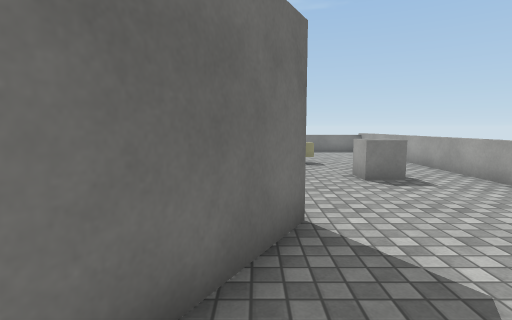
View 1 (above)

19 first-person views from a walk through a scene from a Unity 3-D project. The camera is 1.3 m above the floor, tilts 6° down and sees 80° across. The floor is counted in squares, 1 m on a side. Each view is taken from the middle of a square. On the plan, view 1 faces up. The plan holds only what a view shows up to about 14 squares ahead; the rest is blank. Surface patterns are stand-ins for the level's own textures.

View 2
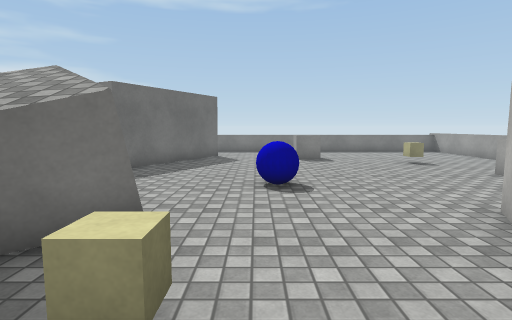

View 3
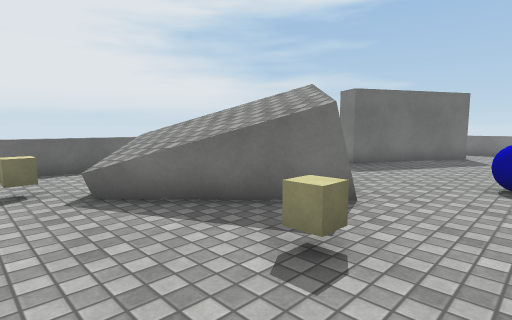

View 4
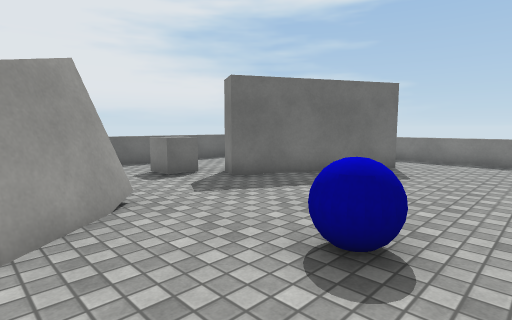

View 5
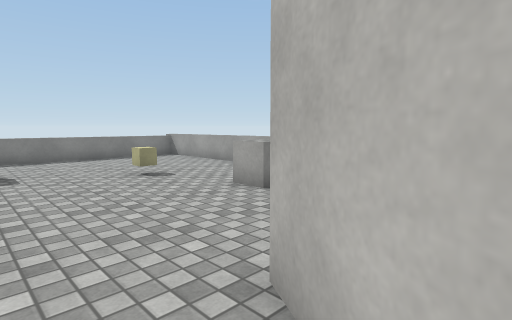

View 6
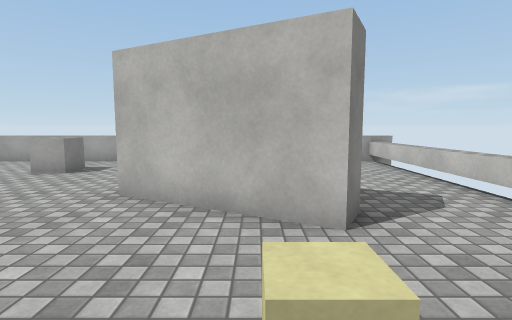

View 7
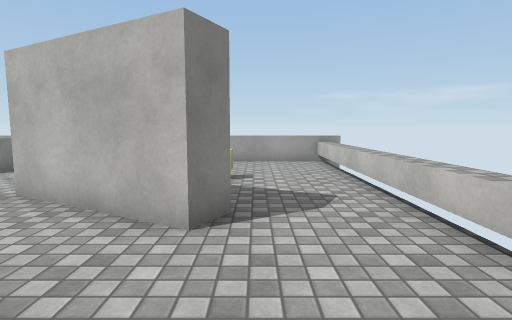

View 8
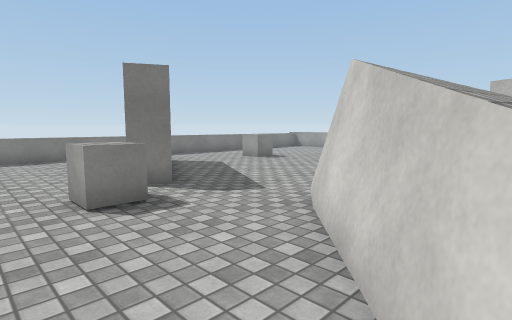

View 9
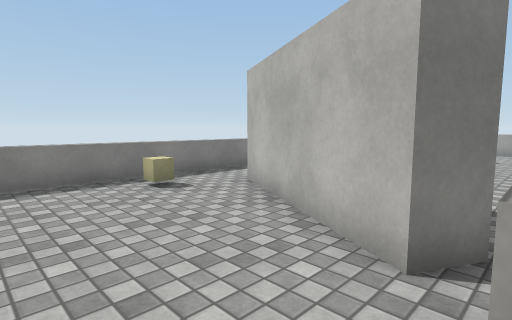

View 10
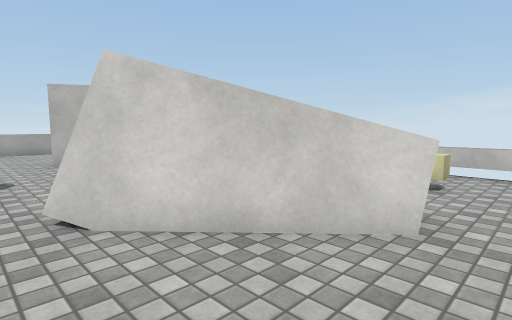

View 11
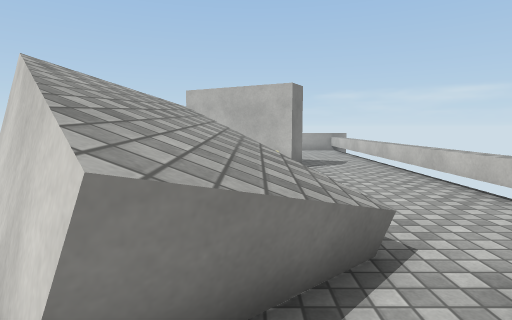

View 12
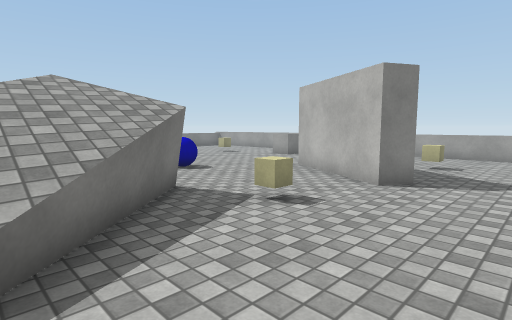

View 13
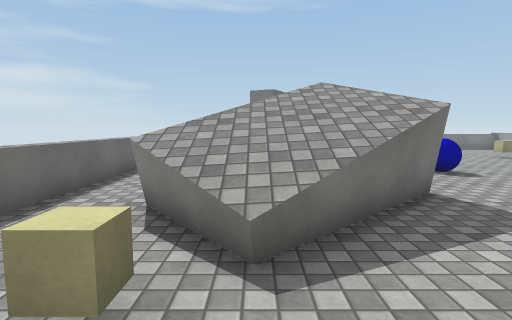

View 14
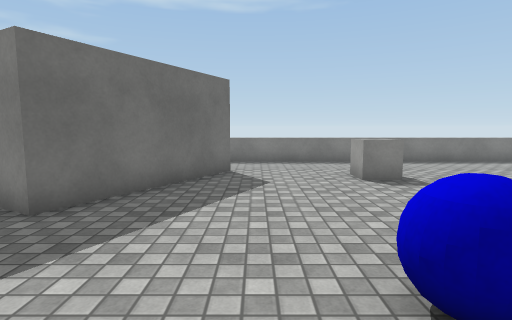

View 15
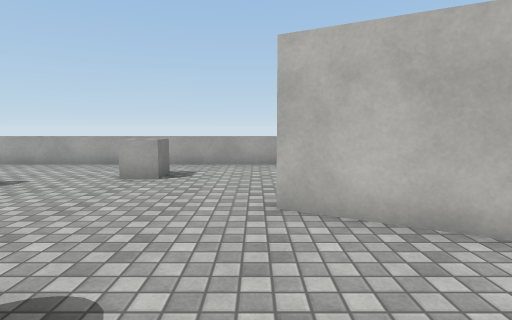

View 16
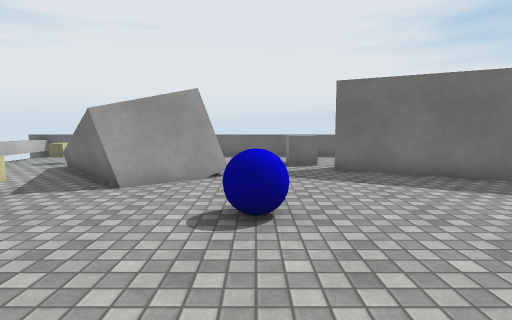

View 17
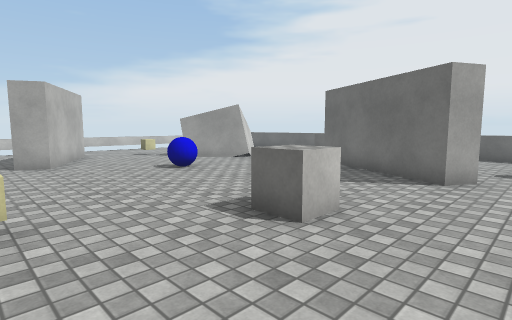

View 18
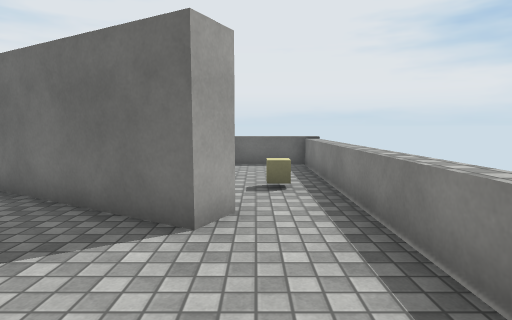

View 19
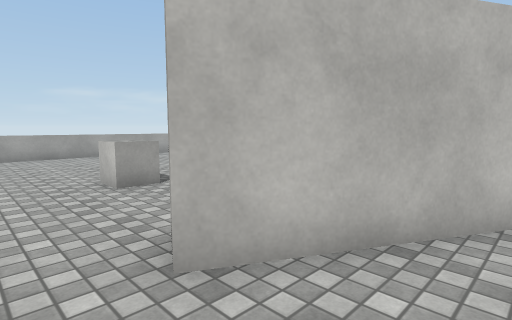

### Floor plan
Key: @ floor where view 1 was taken; # wall or solid block; . floor; = window, fence, low wall or low ledge; ^ raised ledge; C cube; B blue ball.
Columns run from 13 left of view 1 to 6 right of it. Each row starts with its distance up from view 1.
 17 #==================
 16 =.................
 15 =...C..............=
 14 =.....##...........=
 13 =.....##...CC......=
 12 =....##............=
 11 =...##.........C...=
 10 =...##.............=
  9 =..C...............=
  8 =..C............CC.=
  7 =........BB........=
  6 =.....#............=
  5 =...####...........=
  4 =..#####.....#.....=
  3 =..^^^^#....##...  =
  2 =..^^^^.C..##......=
  1 =...^#.....##..C...=
  0 =..C.........@.....=
 -1 =..................=
 -2 =..................=
 -3 ^^^^  ^^^^^^^^^^^^^#

Where each view was taken, in squares from view 1:
view 1: 0 up, 0 right, facing up
view 2: 0 up, 4 left, facing up
view 3: 1 down, 3 left, facing up-left
view 4: 4 up, 2 left, facing up-left
view 5: 3 up, 2 left, facing up-right
view 6: 2 up, 6 left, facing right
view 7: 0 up, 6 left, facing right
view 8: 3 up, 12 left, facing up-right
view 9: 9 up, 12 left, facing up-right
view 10: 7 up, 12 left, facing down-right
view 11: 2 up, 12 left, facing right
view 12: 2 down, 9 left, facing up-right
view 13: 2 down, 9 left, facing up
view 14: 5 up, 5 left, facing up
view 15: 5 up, 5 left, facing right
view 16: 7 up, 1 right, facing left
view 17: 16 up, 2 right, facing down-left
view 18: 15 up, 2 left, facing left
view 19: 16 up, 9 left, facing down-right
